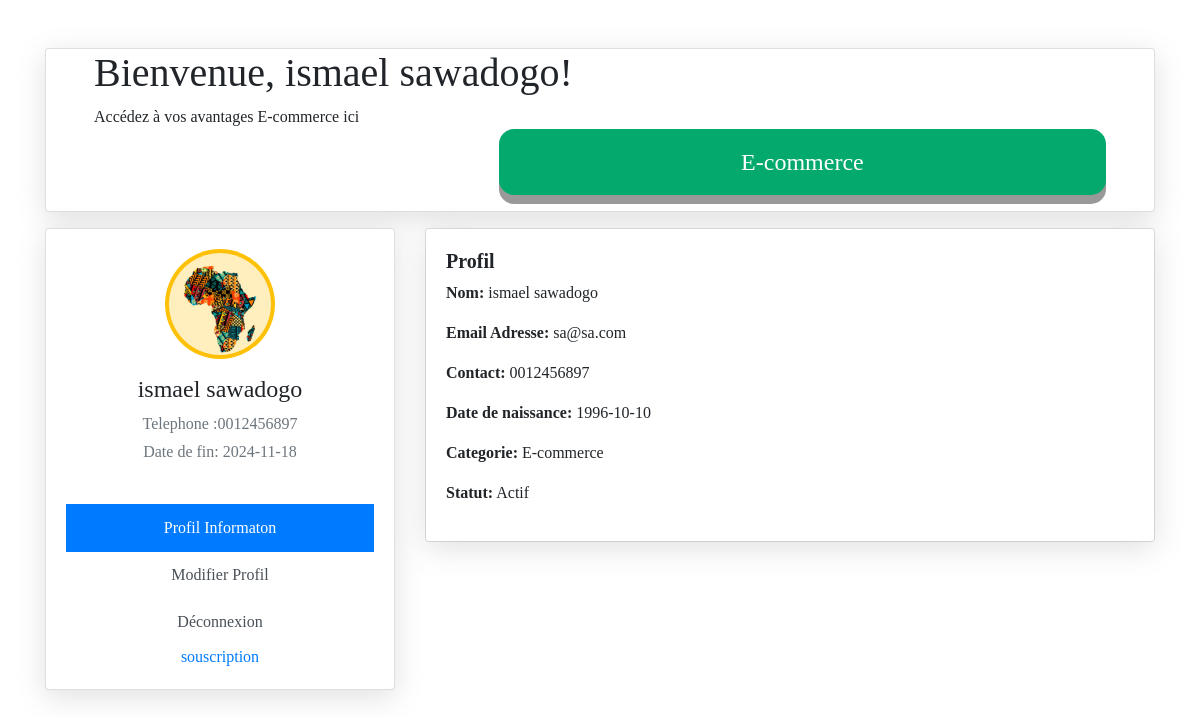
Page /users/profil.php (signed in) on the committed database.
### tables this page shows
CREATE TABLE `subscriptions` (
  `id` int NOT NULL,
  `user_id` int DEFAULT NULL,
  `categorie` enum('E-commerce','Gestion-hopital','Gestion-administrative') DEFAULT NULL,
  `type_abonnement` enum('Mensuel','Annuel') DEFAULT NULL,
  `date_debut` date DEFAULT NULL,
  `date_fin` date DEFAULT NULL,
  `statut` enum('Actif','Expiré','Annulé') DEFAULT 'Actif',
  `prix` decimal(10,0) DEFAULT NULL
);

CREATE TABLE `users` (
  `id` int NOT NULL,
  `nom` varchar(100) DEFAULT NULL,
  `prenom` varchar(100) DEFAULT NULL,
  `telephone` varchar(20) DEFAULT NULL,
  `email` varchar(100) DEFAULT NULL,
  `mot_de_passe` varchar(255) DEFAULT NULL,
  `date_naissance` date DEFAULT NULL,
  `sexe` enum('M','F') DEFAULT NULL,
  `statut` enum('Actif','Inactif') DEFAULT NULL,
  `created_at` timestamp NULL DEFAULT CURRENT_TIMESTAMP
);

### users/profil.php (the view, shortened to what this page needs)
<?php
require_once ('db_my.php');
$user_id = $_SESSION['user_id'];
$sql = "SELECT users.nom, users.prenom, users.email,users.telephone,users.statut,users.date_naissance,subscriptions.categorie ,subscriptions.id,subscriptions.date_fin
        FROM users
        JOIN subscriptions ON users.id = subscriptions.user_id
        WHERE users.id= $user_id";
$result = $conn->query($sql);
if ($result->num_rows > 0) {
    $row = $result->fetch_assoc();
    $nom = $row['nom'];
    $prenom = $row['prenom'];
    $email = $row['email'];
    $categorie = $row['categorie'];
    $telephone = $row['telephone'];
    $statut = $row['statut'];
    $date_naissance = $row['date_naissance'];
    $date_fin = $row['date_fin'];
} else {
    echo "Aucune information trouvée.";
    exit();
}
?>
<!DOCTYPE html>
<html lang="fr">
<head>
        <link rel="stylesheet" href="https://maxcdn.bootstrapcdn.com/bootstrap/4.0.0/css/bootstrap.min.css"
>
    </head>
<body style="font-family: 'Finger Paint', cursive">
<section class="my-5">
    <div class="container">
        <div class="card my-3" style="box-shadow: rgba(100, 100, 111, 0.2) 0px 7px 29px 0px;">
            <h1 class="mx-5">Bienvenue, <?php echo $prenom . " " . $nom; ?>!</h1>
            <?php if ($categorie == 'E-commerce'): ?>
                <p class="mx-5">Accédez à vos avantages E-commerce ici <a class="button" href="../E-Market-Place/source/">E-commerce</a>
                </p>
            <?php elseif ($categorie == 'Gestion-hopital'): ?>
                <p class="mx-5">Profitez des fonctionnalités Gestion-hopital
                    <button>
  <span class="btn-inner"><a class="button" href="../Hospital-ManagementPHP">Gestion Hopital</a></span></button>
            <?php elseif ($categorie == 'Gestion-administrative'): ?>
                <p class="mx-5">Bienvenue dans le club Gestion-administrative <a class="button" href="../arsn3/">Gestion Administrative</a></p>
            <?php endif; ?>
        </div>
        <div class="main-body">
            <div class="row">
                <div class="col-lg-4">
                    <div class="card" style="box-shadow: rgba(100, 100, 111, 0.2) 0px 7px 29px 0px;">
                        <div class="card-body">
                            <div class="d-flex flex-column align-items-center text-center">
                                <img src="../public/images/just.jpg" alt="Admin"
                                     class="rounded-circle p-1 bg-warning" width="110">
                                <div class="mt-3">
                                    <h4><?php echo $prenom . " " . $nom; ?></h4>
                                    <p class="text-secondary mb-1">Telephone :<?= $telephone ?></p>
                                    <p class="text-muted font-size-sm">Date de fin: <?= $date_fin ?></p>
                                </div>
                            </div>
                            <div class="list-group list-group-flush text-center mt-4">
                                <a href="#" class="list-group-item list-group-item-action border-0 " onclick="showProfileDetails()">
                                    Profil Informaton
                                </a>
                                <a href="#" class="list-group-item list-group-item-action border-0 active"
                                   onclick="showAddressBook()">
                                    Modifier Profil
                                </a>
                                <a href="logout.php" class="list-group-item list-group-item-action border-0">Déconnexion</a>
                                <a href="../souscription/user_souscription.php?id=<?=$user_id  ?>">souscription</a>
                            </div>
                        </div>
                    </div>
                </div>
                <div class="col-lg-8">
                    <div id="profileDetails" class="card" style="display: none;">
                        <div class="card-body" style="box-shadow: rgba(100, 100, 111, 0.2) 0px 7px 29px 0px;">
                            <div class="profile-info">
                                <h5 style="font-family: 'Finger Paint', cursive;font-weight: bold">Profil</h5>
                                <p><strong>Nom:</strong> <?php echo $prenom . " " . $nom; ?></p>
                                <p><strong>Email Adresse:</strong> <?= $email ?></p>
                                <p><strong>Contact:</strong> <?= $telephone ?></p>
                                <p><strong>Date de naissance:</strong> <?= $date_naissance ?></p>
                                <p><strong>Categorie:</strong> <?= $categorie ?></p>
                                <p><strong>Statut:</strong> <?= $statut ?></p>
                            </div>
                        </div>
                    </div>
                    </div>
                </div>
            </div>
        </div>
</section>
</body>
</html>

### users/profil.php (style rules this page uses)
.button { padding: 15px 25px; font-size: 24px; text-align: center; cursor: pointer; outline: none; color: #fff; background-color: #04AA6D; border: none; border-radius: 15px; box-shadow: 0 9px #999; margin-left: 40%;justify-content: center;display: flex; }

### rows in the picture
subscriptions: user.prenom "ismael", user.nom "sawadogo", user.telephone "0012456897", date_fin "2024-11-18", user.email "sa@sa.com", user.date_naissance "1996-10-10", categorie "E-commerce", user.statut "Actif"
